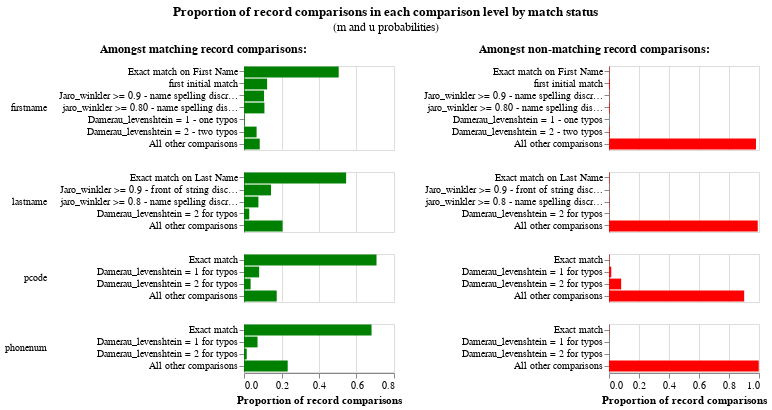

Source (notebook cell):
### Code cell
linker2.m_u_parameters_chart()

### Figure 1 — Vega-Lite specification as saved in the notebook (floating-point values rounded to 4 significant figures)
{"$schema": "https://vega.github.io/schema/vega-lite/v5.9.3.json", "config": {"header": {"title": null}, "title": {"anchor": "middle", "offset": 10}, "view": {"continuousHeight": 300, "continuousWidth": 300, "discreteHeight": 300, "discreteWidth": 400}}, "data": {"name": "data-f945388710f2fd2060e2a6edadd46255"}, "datasets": {"data-f945388710f2fd2060e2a6edadd46255": [{"bayes_factor": 178.9, "bayes_factor_description": "If comparison level is `exact match on first name` then comparison is 178.87 times more likely to be a match", "comparison_name": "firstname", "comparison_sort_order": 0, "comparison_vector_value": 6, "has_tf_adjustments": false, "is_null_level": false, "label_for_charts": "Exact match on First Name", "log2_bayes_factor": 7.483, "m_probability": 0.5051, "m_probability_description": "Amongst matching record comparisons, 50.51% of records are in the exact match on first name comparison level", "max_comparison_vector_value": 6, "probability_two_random_records_match": 0.0001346, "sql_condition": "firstname_l = firstname_r", "tf_adjustment_column": null, "tf_adjustment_weight": 1, "u_probability": 0.002824, "u_probability_description": "Amongst non-matching record comparisons, 0.28% of records are in the exact match on first name comparison level"}, {"bayes_factor": 20.7, "bayes_factor_description": "If comparison level is `first initial match` then comparison is 20.70 times more likely to be a match", "comparison_name": "firstname", "comparison_sort_order": 0, "comparison_vector_value": 5, "has_tf_adjustments": false, "is_null_level": false, "label_for_charts": "first initial match", "log2_bayes_factor": 4.371, "m_probability": 0.1233, "m_probability_description": "Amongst matching record comparisons, 12.33% of records are in the first initial match comparison level", "max_comparison_vector_value": 6, "probability_two_random_records_match": 0.0001346, "sql_condition": "(length(firstname_l) = 1 OR length(firstname_r) = 1 ) AND (substr(firstname_l, 1, 1) = substr(firstname_r, 1, 1))", "tf_adjustment_column": null, "tf_adjustment_weight": 1, "u_probability": 0.005959, "u_probability_description": "Amongst non-matching record comparisons, 0.60% of records are in the first initial match comparison level"}, {"bayes_factor": 64.86, "bayes_factor_description": "If comparison level is `jaro_winkler >= 0.9 - name spelling discrepancies` then comparison is 64.86 times more likely to be a match", "comparison_name": "firstname", "comparison_sort_order": 0, "comparison_vector_value": 4, "has_tf_adjustments": false, "is_null_level": false, "label_for_charts": "Jaro_winkler >= 0.9 - name spelling discrepancies", "log2_bayes_factor": 6.019, "m_probability": 0.107, "m_probability_description": "Amongst matching record comparisons, 10.70% of records are in the jaro_winkler >= 0.9 - name spelling discrepancies comparison level", "max_comparison_vector_value": 6, "probability_two_random_records_match": 0.0001346, "sql_condition": "jaro_winkler_similarity(firstname_l, firstname_r) >= 0.9", "tf_adjustment_column": null, "tf_adjustment_weight": 1, "u_probability": 0.001649, "u_probability_description": "Amongst non-matching record comparisons, 0.16% of records are in the jaro_winkler >= 0.9 - name spelling discrepancies comparison level"}, {"bayes_factor": 22.66, "bayes_factor_description": "If comparison level is `jaro_winkler >= 0.80 - name spelling discrepancies` then comparison is 22.66 times more likely to be a match", "comparison_name": "firstname", "comparison_sort_order": 0, "comparison_vector_value": 3, "has_tf_adjustments": false, "is_null_level": false, "label_for_charts": "jaro_winkler >= 0.80 - name spelling discrepancies", "log2_bayes_factor": 4.502, "m_probability": 0.1089, "m_probability_description": "Amongst matching record comparisons, 10.89% of records are in the jaro_winkler >= 0.80 - name spelling discrepancies comparison level", "max_comparison_vector_value": 6, "probability_two_random_records_match": 0.0001346, "sql_condition": "jaro_winkler_similarity(firstname_l, firstname_r) >= 0.80", "tf_adjustment_column": null, "tf_adjustment_weight": 1, "u_probability": 0.004807, "u_probability_description": "Amongst non-matching record comparisons, 0.48% of records are in the jaro_winkler >= 0.80 - name spelling discrepancies comparison level"}, {"bayes_factor": 52.51, "bayes_factor_description": "If comparison level is `damerau_levenshtein = 1 - one typos` then comparison is 52.51 times more likely to be a match", "comparison_name": "firstname", "comparison_sort_order": 0, "comparison_vector_value": 2, "has_tf_adjustments": false, "is_null_level": false, "label_for_charts": "Damerau_levenshtein = 1 - one typos", "log2_bayes_factor": 5.715, "m_probability": 0.003562, "m_probability_description": "Amongst matching record comparisons, 0.36% of records are in the damerau_levenshtein = 1 - one typos comparison level", "max_comparison_vector_value": 6, "probability_two_random_records_match": 0.0001346, "sql_condition": "damerau_levenshtein(firstname_l, firstname_r) <= 1", "tf_adjustment_column": null, "tf_adjustment_weight": 1, "u_probability": 6.783e-05, "u_probability_description": "Amongst non-matching record comparisons, 0.01% of records are in the damerau_levenshtein = 1 - one typos comparison level"}, {"bayes_factor": 14.13, "bayes_factor_description": "If comparison level is `damerau_levenshtein = 2 - two typos` then comparison is 14.13 times more likely to be a match", "comparison_name": "firstname", "comparison_sort_order": 0, "comparison_vector_value": 1, "has_tf_adjustments": false, "is_null_level": false, "label_for_charts": "Damerau_levenshtein = 2 - two typos", "log2_bayes_factor": 3.821, "m_probability": 0.06723, "m_probability_description": "Amongst matching record comparisons, 6.72% of records are in the damerau_levenshtein = 2 - two typos comparison level", "max_comparison_vector_value": 6, "probability_two_random_records_match": 0.0001346, "sql_condition": "damerau_levenshtein(firstname_l, firstname_r) = 2", "tf_adjustment_column": null, "tf_adjustment_weight": 1, "u_probability": 0.004758, "u_probability_description": "Amongst non-matching record comparisons, 0.48% of records are in the damerau_levenshtein = 2 - two typos comparison level"}, {"bayes_factor": 0.08562, "bayes_factor_description": "If comparison level is `all other comparisons` then comparison is  11.68 times less likely to be a match", "comparison_name": "firstname", "comparison_sort_order": 0, "comparison_vector_value": 0, "has_tf_adjustments": false, "is_null_level": false, "label_for_charts": "All other comparisons", "log2_bayes_factor": -3.546, "m_probability": 0.0839, "m_probability_description": "Amongst matching record comparisons, 8.39% of records are in the all other comparisons comparison level", "max_comparison_vector_value": 6, "probability_two_random_records_match": 0.0001346, "sql_condition": "ELSE", "tf_adjustment_column": null, "tf_adjustment_weight": 1, "u_probability": 0.9799, "u_probability_description": "Amongst non-matching record comparisons, 97.99% of records are in the all other comparisons comparison level"}, {"bayes_factor": 157.4, "bayes_factor_description": "If comparison level is `exact match on last name` then comparison is 157.36 times more likely to be a match", "comparison_name": "lastname", "comparison_sort_order": 1, "comparison_vector_value": 4, "has_tf_adjustments": false, "is_null_level": false, "label_for_charts": "Exact match on Last Name", "log2_bayes_factor": 7.298, "m_probability": 0.5446, "m_probability_description": "Amongst matching record comparisons, 54.46% of records are in the exact match on last name comparison level", "max_comparison_vector_value": 4, "probability_two_random_records_match": 0.0001346, "sql_condition": "lastname_l = lastname_r", "tf_adjustment_column": null, "tf_adjustment_weight": 1, "u_probability": 0.003461, "u_probability_description": "Amongst non-matching record comparisons, 0.35% of records are in the exact match on last name comparison level"}, {"bayes_factor": 135.0, "bayes_factor_description": "If comparison level is `jaro_winkler >= 0.9 - front of string discrepdendies` then comparison is 135.00 times more likely to be a match", "comparison_name": "lastname", "comparison_sort_order": 1, "comparison_vector_value": 3, "has_tf_adjustments": false, "is_null_level": false, "label_for_charts": "Jaro_winkler >= 0.9 - front of string discrepdendies", "log2_bayes_factor": 7.077, "m_probability": 0.144, "m_probability_description": "Amongst matching record comparisons, 14.40% of records are in the jaro_winkler >= 0.9 - front of string discrepdendies comparison level", "max_comparison_vector_value": 4, "probability_two_random_records_match": 0.0001346, "sql_condition": "jaro_winkler_similarity(lastname_l, lastname_r) >= 0.9", "tf_adjustment_column": null, "tf_adjustment_weight": 1, "u_probability": 0.001066, "u_probability_description": "Amongst non-matching record comparisons, 0.11% of records are in the jaro_winkler >= 0.9 - front of string discrepdendies comparison level"}, {"bayes_factor": 29.84, "bayes_factor_description": "If comparison level is `jaro_winkler >= 0.8 - name spelling discrepancies throughout str` then comparison is 29.84 times more likely to be a match", "comparison_name": "lastname", "comparison_sort_order": 1, "comparison_vector_value": 2, "has_tf_adjustments": false, "is_null_level": false, "label_for_charts": "jaro_winkler >= 0.8 - name spelling discrepancies throughout str", "log2_bayes_factor": 4.899, "m_probability": 0.07693, "m_probability_description": "Amongst matching record comparisons, 7.69% of records are in the jaro_winkler >= 0.8 - name spelling discrepancies throughout str comparison level", "max_comparison_vector_value": 4, "probability_two_random_records_match": 0.0001346, "sql_condition": "jaro_winkler_similarity(lastname_l, lastname_r) >= 0.8", "tf_adjustment_column": null, "tf_adjustment_weight": 1, "u_probability": 0.002578, "u_probability_description": "Amongst non-matching record comparisons, 0.26% of records are in the jaro_winkler >= 0.8 - name spelling discrepancies throughout str comparison level"}, {"bayes_factor": 23.23, "bayes_factor_description": "If comparison level is `damerau_levenshtein = 2 for typos` then comparison is 23.23 times more likely to be a match", "comparison_name": "lastname", "comparison_sort_order": 1, "comparison_vector_value": 1, "has_tf_adjustments": false, "is_null_level": false, "label_for_charts": "Damerau_levenshtein = 2 for typos", "log2_bayes_factor": 4.538, "m_probability": 0.02803, "m_probability_description": "Amongst matching record comparisons, 2.80% of records are in the damerau_levenshtein = 2 for typos comparison level", "max_comparison_vector_value": 4, "probability_two_random_records_match": 0.0001346, "sql_condition": "damerau_levenshtein(lastname_l, lastname_r) = 2", "tf_adjustment_column": null, "tf_adjustment_weight": 1, "u_probability": 0.001207, "u_probability_description": "Amongst non-matching record comparisons, 0.12% of records are in the damerau_levenshtein = 2 for typos comparison level"}, {"bayes_factor": 0.2075, "bayes_factor_description": "If comparison level is `all other comparisons` then comparison is  4.82 times less likely to be a match", "comparison_name": "lastname", "comparison_sort_order": 1, "comparison_vector_value": 0, "has_tf_adjustments": false, "is_null_level": false, "label_for_charts": "All other comparisons", "log2_bayes_factor": -2.269, "m_probability": 0.2058, "m_probability_description": "Amongst matching record comparisons, 20.58% of records are in the all other comparisons comparison level", "max_comparison_vector_value": 4, "probability_two_random_records_match": 0.0001346, "sql_condition": "ELSE", "tf_adjustment_column": null, "tf_adjustment_weight": 1, "u_probability": 0.9917, "u_probability_description": "Amongst non-matching record comparisons, 99.17% of records are in the all other comparisons comparison level"}, {"bayes_factor": 253.5, "bayes_factor_description": "If comparison level is `exact match` then comparison is 253.52 times more likely to be a match", "comparison_name": "pcode", "comparison_sort_order": 2, "comparison_vector_value": 3, "has_tf_adjustments": false, "is_null_level": false, "label_for_charts": "Exact match", "log2_bayes_factor": 7.986, "m_probability": 0.7068, "m_probability_description": "Amongst matching record comparisons, 70.68% of records are in the exact match comparison level", "max_comparison_vector_value": 3, "probability_two_random_records_match": 0.0001346, "sql_condition": "pcode_l=pcode_r", "tf_adjustment_column": null, "tf_adjustment_weight": 1, "u_probability": 0.002788, "u_probability_description": "Amongst non-matching record comparisons, 0.28% of records are in the exact match comparison level"}, {"bayes_factor": 5.381, "bayes_factor_description": "If comparison level is `damerau_levenshtein = 1 for typos` then comparison is 5.38 times more likely to be a match", "comparison_name": "pcode", "comparison_sort_order": 2, "comparison_vector_value": 2, "has_tf_adjustments": false, "is_null_level": false, "label_for_charts": "Damerau_levenshtein = 1 for typos", "log2_bayes_factor": 2.428, "m_probability": 0.0808, "m_probability_description": "Amongst matching record comparisons, 8.08% of records are in the damerau_levenshtein = 1 for typos comparison level", "max_comparison_vector_value": 3, "probability_two_random_records_match": 0.0001346, "sql_condition": "damerau_levenshtein(pcode_l, pcode_r) = 1", "tf_adjustment_column": null, "tf_adjustment_weight": 1, "u_probability": 0.01501, "u_probability_description": "Amongst non-matching record comparisons, 1.50% of records are in the damerau_levenshtein = 1 for typos comparison level"}, {"bayes_factor": 0.4364, "bayes_factor_description": "If comparison level is `damerau_levenshtein = 2 for typos` then comparison is  2.29 times less likely to be a match", "comparison_name": "pcode", "comparison_sort_order": 2, "comparison_vector_value": 1, "has_tf_adjustments": false, "is_null_level": false, "label_for_charts": "Damerau_levenshtein = 2 for typos", "log2_bayes_factor": -1.196, "m_probability": 0.03536, "m_probability_description": "Amongst matching record comparisons, 3.54% of records are in the damerau_levenshtein = 2 for typos comparison level", "max_comparison_vector_value": 3, "probability_two_random_records_match": 0.0001346, "sql_condition": "damerau_levenshtein(pcode_l, pcode_r) = 2", "tf_adjustment_column": null, "tf_adjustment_weight": 1, "u_probability": 0.08101, "u_probability_description": "Amongst non-matching record comparisons, 8.10% of records are in the damerau_levenshtein = 2 for typos comparison level"}, {"bayes_factor": 0.1936, "bayes_factor_description": "If comparison level is `all other comparisons` then comparison is  5.16 times less likely to be a match", "comparison_name": "pcode", "comparison_sort_order": 2, "comparison_vector_value": 0, "has_tf_adjustments": false, "is_null_level": false, "label_for_charts": "All other comparisons", "log2_bayes_factor": -2.369, "m_probability": 0.1745, "m_probability_description": "Amongst matching record comparisons, 17.45% of records are in the all other comparisons comparison level", "max_comparison_vector_value": 3, "probability_two_random_records_match": 0.0001346, "sql_condition": "ELSE", "tf_adjustment_column": null, "tf_adjustment_weight": 1, "u_probability": 0.9012, "u_probability_description": "Amongst non-matching record comparisons, 90.12% of records are in the all other comparisons comparison level"}, {"bayes_factor": 447.6, "bayes_factor_description": "If comparison level is `exact match` then comparison is 447.63 times more likely to be a match", "comparison_name": "phonenum", "comparison_sort_order": 3, "comparison_vector_value": 3, "has_tf_adjustments": false, "is_null_level": false, "label_for_charts": "Exact match", "log2_bayes_factor": 8.806, "m_probability": 0.6802, "m_probability_description": "Amongst matching record comparisons, 68.02% of records are in the exact match comparison level", "max_comparison_vector_value": 3, "probability_two_random_records_match": 0.0001346, "sql_condition": "phonenum_l=phonenum_r", "tf_adjustment_column": null, "tf_adjustment_weight": 1, "u_probability": 0.00152, "u_probability_description": "Amongst non-matching record comparisons, 0.15% of records are in the exact match comparison level"}, {"bayes_factor": 423.2, "bayes_factor_description": "If comparison level is `damerau_levenshtein = 1 for typos` then comparison is 423.18 times more likely to be a match", "comparison_name": "phonenum", "comparison_sort_order": 3, "comparison_vector_value": 2, "has_tf_adjustments": false, "is_null_level": false, "label_for_charts": "Damerau_levenshtein = 1 for typos", "log2_bayes_factor": 8.725, "m_probability": 0.07217, "m_probability_description": "Amongst matching record comparisons, 7.22% of records are in the damerau_levenshtein = 1 for typos comparison level", "max_comparison_vector_value": 3, "probability_two_random_records_match": 0.0001346, "sql_condition": "damerau_levenshtein(phonenum_l, phonenum_r) = 1", "tf_adjustment_column": null, "tf_adjustment_weight": 1, "u_probability": 0.0001706, "u_probability_description": "Amongst non-matching record comparisons, 0.02% of records are in the damerau_levenshtein = 1 for typos comparison level"}, {"bayes_factor": 450.6, "bayes_factor_description": "If comparison level is `damerau_levenshtein = 2 for typos` then comparison is 450.58 times more likely to be a match", "comparison_name": "phonenum", "comparison_sort_order": 3, "comparison_vector_value": 1, "has_tf_adjustments": false, "is_null_level": false, "label_for_charts": "Damerau_levenshtein = 2 for typos", "log2_bayes_factor": 8.816, "m_probability": 0.01452, "m_probability_description": "Amongst matching record comparisons, 1.45% of records are in the damerau_levenshtein = 2 for typos comparison level", "max_comparison_vector_value": 3, "probability_two_random_records_match": 0.0001346, "sql_condition": "damerau_levenshtein(phonenum_l, phonenum_r) = 2", "tf_adjustment_column": null, "tf_adjustment_weight": 1, "u_probability": 3.222e-05, "u_probability_description": "Amongst non-matching record comparisons, 0.00% of records are in the damerau_levenshtein = 2 for typos comparison level"}, {"bayes_factor": 0.2335, "bayes_factor_description": "If comparison level is `all other comparisons` then comparison is  4.28 times less likely to be a match", "comparison_name": "phonenum", "comparison_sort_order": 3, "comparison_vector_value": 0, "has_tf_adjustments": false, "is_null_level": false, "label_for_charts": "All other comparisons", "log2_bayes_factor": -2.099, "m_probability": 0.2331, "m_probability_description": "Amongst matching record comparisons, 23.31% of records are in the all other comparisons comparison level", "max_comparison_vector_value": 3, "probability_two_random_records_match": 0.0001346, "sql_condition": "ELSE", "tf_adjustment_column": null, "tf_adjustment_weight": 1, "u_probability": 0.9983, "u_probability_description": "Amongst non-matching record comparisons, 99.83% of records are in the all other comparisons comparison level"}]}, "hconcat": [{"encoding": {"color": {"value": "green"}, "row": {"field": "comparison_name", "header": {"labelAlign": "left", "labelAnchor": "middle", "labelAngle": 0}, "sort": {"field": "comparison_sort_order"}, "type": "nominal"}, "tooltip": [{"field": "m_probability_description", "title": "m probability description", "type": "nominal"}, {"field": "comparison_name", "title": "Comparison column name", "type": "nominal"}, {"field": "label_for_charts", "title": "Label", "type": "ordinal"}, {"field": "sql_condition", "title": "SQL condition", "type": "nominal"}, {"field": "m_probability", "format": ".4p", "title": "m probability", "type": "quantitative"}, {"field": "u_probability", "format": ".4p", "title": "u probability", "type": "quantitative"}, {"field": "bayes_factor", "format": ",.4f", "title": "Bayes factor = m/u", "type": "quantitative"}, {"field": "log2_bayes_factor", "format": ",.4f", "title": "Match weight = log2(m/u)", "type": "quantitative"}], "x": {"axis": {"title": "Proportion of record comparisons"}, "field": "m_probability", "type": "quantitative"}, "y": {"axis": {"title": null}, "field": "label_for_charts", "sort": {"field": "comparison_vector_value", "order": "descending"}, "type": "nominal"}}, "height": {"step": 12}, "mark": "bar", "resolve": {"scale": {"y": "independent"}}, "title": {"fontSize": 12, "fontWeight": "bold", "text": "Amongst matching record comparisons:"}, "transform": [{"filter": "(datum.bayes_factor != 'no-op filter due to vega lite issue 4680')"}], "width": 150}, {"encoding": {"color": {"value": "red"}, "row": {"field": "comparison_name", "header": {"labels": false}, "sort": {"field": "comparison_sort_order"}, "type": "nominal"}, "tooltip": [{"field": "u_probability_description", "title": "u probability description", "type": "nominal"}, {"field": "comparison_name", "title": "Comparison column name", "type": "nominal"}, {"field": "label_for_charts", "title": "Label", "type": "ordinal"}, {"field": "sql_condition", "title": "SQL condition", "type": "nominal"}, {"field": "m_probability", "format": ".4p", "title": "m probability", "type": "quantitative"}, {"field": "u_probability", "format": ".4p", "title": "u probability", "type": "quantitative"}, {"field": "bayes_factor", "format": ",.4f", "title": "Bayes factor = m/u", "type": "quantitative"}, {"field": "log2_bayes_factor", "format": ",.4f", "title": "Match weight = log2(m/u)", "type": "quantitative"}], "x": {"axis": {"title": "Proportion of record comparisons"}, "field": "u_probability", "type": "quantitative"}, "y": {"axis": {"title": null}, "field": "label_for_charts", "sort": {"field": "comparison_vector_value", "order": "descending"}, "type": "nominal"}}, "height": {"step": 12}, "mark": "bar", "resolve": {"scale": {"y": "independent"}}, "title": {"fontSize": 12, "fontWeight": "bold", "text": "Amongst non-matching record comparisons:"}, "transform": [{"filter": "(datum.bayes_factor != 'no-op filter2 due to vega lite issue 4680')"}], "width": 150}], "title": {"subtitle": "(m and u probabilities)", "text": "Proportion of record comparisons in each comparison level by match status"}}
